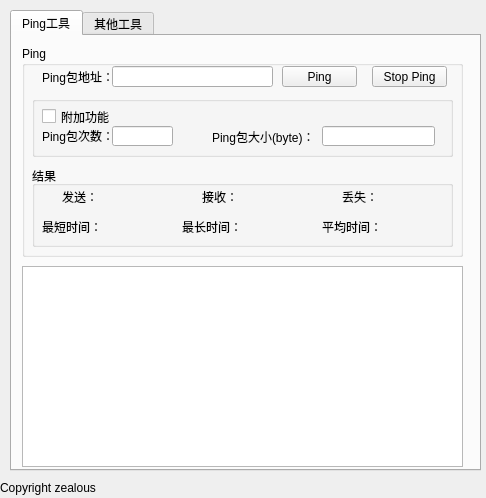
<?xml version="1.0" encoding="UTF-8"?>
<ui version="4.0">
 <class>Form</class>
 <widget class="QWidget" name="Form">
  <property name="geometry">
   <rect>
    <x>0</x>
    <y>0</y>
    <width>486</width>
    <height>498</height>
   </rect>
  </property>
  <property name="windowTitle">
   <string>ITtools</string>
  </property>
  <property name="windowIcon">
   <iconset>
    <normaloff>rec.ico</normaloff>rec.ico</iconset>
  </property>
  <widget class="QTabWidget" name="tabWidget">
   <property name="geometry">
    <rect>
     <x>10</x>
     <y>10</y>
     <width>471</width>
     <height>461</height>
    </rect>
   </property>
   <property name="currentIndex">
    <number>0</number>
   </property>
   <widget class="QWidget" name="pingTab">
    <attribute name="title">
     <string>Ping工具</string>
    </attribute>
    <widget class="QPlainTextEdit" name="pingplainTextEdit">
     <property name="geometry">
      <rect>
       <x>10</x>
       <y>230</y>
       <width>441</width>
       <height>201</height>
      </rect>
     </property>
     <property name="readOnly">
      <bool>true</bool>
     </property>
    </widget>
    <widget class="QGroupBox" name="groupBox">
     <property name="geometry">
      <rect>
       <x>10</x>
       <y>10</y>
       <width>441</width>
       <height>211</height>
      </rect>
     </property>
     <property name="toolTip">
      <string>&lt;html&gt;&lt;head/&gt;&lt;body&gt;&lt;p&gt;Ping 包测试&lt;/p&gt;&lt;/body&gt;&lt;/html&gt;</string>
     </property>
     <property name="title">
      <string>Ping</string>
     </property>
     <widget class="QLabel" name="label">
      <property name="geometry">
       <rect>
        <x>20</x>
        <y>20</y>
        <width>71</width>
        <height>21</height>
       </rect>
      </property>
      <property name="text">
       <string>Ping包地址：</string>
      </property>
     </widget>
     <widget class="QLineEdit" name="pingAddressLineEdit">
      <property name="geometry">
       <rect>
        <x>90</x>
        <y>20</y>
        <width>161</width>
        <height>21</height>
       </rect>
      </property>
     </widget>
     <widget class="QGroupBox" name="groupBox_2">
      <property name="geometry">
       <rect>
        <x>10</x>
        <y>120</y>
        <width>421</width>
        <height>81</height>
       </rect>
      </property>
      <property name="title">
       <string>结果</string>
      </property>
      <widget class="QLabel" name="label_4">
       <property name="geometry">
        <rect>
         <x>30</x>
         <y>20</y>
         <width>41</width>
         <height>21</height>
        </rect>
       </property>
       <property name="text">
        <string>发送：</string>
       </property>
      </widget>
      <widget class="QLabel" name="pingSendLabel">
       <property name="geometry">
        <rect>
         <x>70</x>
         <y>20</y>
         <width>61</width>
         <height>21</height>
        </rect>
       </property>
       <property name="text">
        <string/>
       </property>
      </widget>
      <widget class="QLabel" name="label_6">
       <property name="geometry">
        <rect>
         <x>310</x>
         <y>20</y>
         <width>41</width>
         <height>21</height>
        </rect>
       </property>
       <property name="text">
        <string>丢失：</string>
       </property>
      </widget>
      <widget class="QLabel" name="pingLoseLabel">
       <property name="geometry">
        <rect>
         <x>350</x>
         <y>20</y>
         <width>54</width>
         <height>21</height>
        </rect>
       </property>
       <property name="text">
        <string/>
       </property>
      </widget>
      <widget class="QLabel" name="label_8">
       <property name="geometry">
        <rect>
         <x>170</x>
         <y>20</y>
         <width>41</width>
         <height>21</height>
        </rect>
       </property>
       <property name="text">
        <string>接收：</string>
       </property>
      </widget>
      <widget class="QLabel" name="pingReceptLabel">
       <property name="geometry">
        <rect>
         <x>210</x>
         <y>20</y>
         <width>61</width>
         <height>21</height>
        </rect>
       </property>
       <property name="text">
        <string/>
       </property>
      </widget>
      <widget class="QLabel" name="pingLtimeLabel">
       <property name="geometry">
        <rect>
         <x>210</x>
         <y>50</y>
         <width>61</width>
         <height>21</height>
        </rect>
       </property>
       <property name="text">
        <string/>
       </property>
      </widget>
      <widget class="QLabel" name="label_11">
       <property name="geometry">
        <rect>
         <x>290</x>
         <y>50</y>
         <width>61</width>
         <height>21</height>
        </rect>
       </property>
       <property name="text">
        <string>平均时间：</string>
       </property>
      </widget>
      <widget class="QLabel" name="label_12">
       <property name="geometry">
        <rect>
         <x>150</x>
         <y>50</y>
         <width>61</width>
         <height>21</height>
        </rect>
       </property>
       <property name="text">
        <string>最长时间：</string>
       </property>
      </widget>
      <widget class="QLabel" name="label_13">
       <property name="geometry">
        <rect>
         <x>10</x>
         <y>50</y>
         <width>61</width>
         <height>21</height>
        </rect>
       </property>
       <property name="text">
        <string>最短时间：</string>
       </property>
      </widget>
      <widget class="QLabel" name="pingAtimeLabel">
       <property name="geometry">
        <rect>
         <x>350</x>
         <y>50</y>
         <width>61</width>
         <height>21</height>
        </rect>
       </property>
       <property name="text">
        <string/>
       </property>
      </widget>
      <widget class="QLabel" name="pingStimeLabel">
       <property name="geometry">
        <rect>
         <x>70</x>
         <y>50</y>
         <width>61</width>
         <height>21</height>
        </rect>
       </property>
       <property name="text">
        <string/>
       </property>
      </widget>
     </widget>
     <widget class="QPushButton" name="pingPushButton">
      <property name="geometry">
       <rect>
        <x>260</x>
        <y>20</y>
        <width>75</width>
        <height>21</height>
       </rect>
      </property>
      <property name="text">
       <string>Ping</string>
      </property>
     </widget>
     <widget class="QGroupBox" name="groupBox_6">
      <property name="geometry">
       <rect>
        <x>10</x>
        <y>50</y>
        <width>421</width>
        <height>61</height>
       </rect>
      </property>
      <property name="title">
       <string/>
      </property>
      <widget class="QLabel" name="label_3">
       <property name="geometry">
        <rect>
         <x>180</x>
         <y>30</y>
         <width>101</width>
         <height>21</height>
        </rect>
       </property>
       <property name="text">
        <string>Ping包大小(byte)：</string>
       </property>
      </widget>
      <widget class="QLabel" name="label_2">
       <property name="geometry">
        <rect>
         <x>10</x>
         <y>30</y>
         <width>71</width>
         <height>21</height>
        </rect>
       </property>
       <property name="text">
        <string>&lt;html&gt;&lt;head/&gt;&lt;body&gt;&lt;p&gt;Ping包次数：&lt;/p&gt;&lt;/body&gt;&lt;/html&gt;</string>
       </property>
      </widget>
      <widget class="QLineEdit" name="pingByteLineEdit">
       <property name="geometry">
        <rect>
         <x>290</x>
         <y>30</y>
         <width>113</width>
         <height>20</height>
        </rect>
       </property>
      </widget>
      <widget class="QCheckBox" name="pingCheckBox">
       <property name="geometry">
        <rect>
         <x>10</x>
         <y>10</y>
         <width>71</width>
         <height>21</height>
        </rect>
       </property>
       <property name="text">
        <string>附加功能</string>
       </property>
      </widget>
      <widget class="QLineEdit" name="pingCountLineEdit">
       <property name="geometry">
        <rect>
         <x>80</x>
         <y>30</y>
         <width>61</width>
         <height>20</height>
        </rect>
       </property>
      </widget>
     </widget>
     <widget class="QPushButton" name="pingStoppushButton">
      <property name="geometry">
       <rect>
        <x>350</x>
        <y>20</y>
        <width>75</width>
        <height>21</height>
       </rect>
      </property>
      <property name="text">
       <string>Stop Ping</string>
      </property>
     </widget>
    </widget>
   </widget>
   <widget class="QWidget" name="otherTab">
    <attribute name="title">
     <string>其他工具</string>
    </attribute>
    <widget class="QPlainTextEdit" name="otherPlainTextEdit">
     <property name="geometry">
      <rect>
       <x>10</x>
       <y>210</y>
       <width>441</width>
       <height>221</height>
      </rect>
     </property>
     <property name="readOnly">
      <bool>true</bool>
     </property>
    </widget>
    <widget class="QGroupBox" name="groupBox_3">
     <property name="geometry">
      <rect>
       <x>10</x>
       <y>10</y>
       <width>441</width>
       <height>61</height>
      </rect>
     </property>
     <property name="title">
      <string>IPconfig</string>
     </property>
     <widget class="QPushButton" name="ipconfigALLpushButton">
      <property name="geometry">
       <rect>
        <x>20</x>
        <y>20</y>
        <width>81</width>
        <height>23</height>
       </rect>
      </property>
      <property name="text">
       <string>显示网卡信息</string>
      </property>
     </widget>
     <widget class="QPushButton" name="ipconfigFlushdnspushButton">
      <property name="geometry">
       <rect>
        <x>120</x>
        <y>20</y>
        <width>81</width>
        <height>23</height>
       </rect>
      </property>
      <property name="text">
       <string>刷新DNS</string>
      </property>
     </widget>
     <widget class="QPushButton" name="ipconfigReleasepushButton">
      <property name="geometry">
       <rect>
        <x>220</x>
        <y>20</y>
        <width>91</width>
        <height>23</height>
       </rect>
      </property>
      <property name="text">
       <string>释放网卡IP</string>
      </property>
     </widget>
     <widget class="QPushButton" name="ipconfigRenewpushButton">
      <property name="geometry">
       <rect>
        <x>330</x>
        <y>20</y>
        <width>91</width>
        <height>23</height>
       </rect>
      </property>
      <property name="text">
       <string>重新获取网卡IP</string>
      </property>
     </widget>
    </widget>
    <widget class="QGroupBox" name="groupBox_4">
     <property name="geometry">
      <rect>
       <x>10</x>
       <y>80</y>
       <width>441</width>
       <height>61</height>
      </rect>
     </property>
     <property name="title">
      <string>查询域名解析</string>
     </property>
     <widget class="QPushButton" name="nslookupPushButton">
      <property name="geometry">
       <rect>
        <x>20</x>
        <y>20</y>
        <width>81</width>
        <height>23</height>
       </rect>
      </property>
      <property name="text">
       <string>nslookup</string>
      </property>
     </widget>
     <widget class="QLineEdit" name="nslookupLineEdit">
      <property name="geometry">
       <rect>
        <x>110</x>
        <y>20</y>
        <width>181</width>
        <height>21</height>
       </rect>
      </property>
     </widget>
     <widget class="QCheckBox" name="nslookupCheckBox">
      <property name="geometry">
       <rect>
        <x>300</x>
        <y>20</y>
        <width>101</width>
        <height>21</height>
       </rect>
      </property>
      <property name="text">
       <string>通过谷歌解析</string>
      </property>
     </widget>
    </widget>
    <widget class="QGroupBox" name="groupBox_5">
     <property name="geometry">
      <rect>
       <x>10</x>
       <y>150</y>
       <width>441</width>
       <height>51</height>
      </rect>
     </property>
     <property name="title">
      <string>路由跟踪</string>
     </property>
     <widget class="QLineEdit" name="tracertLineEdit">
      <property name="geometry">
       <rect>
        <x>110</x>
        <y>20</y>
        <width>181</width>
        <height>21</height>
       </rect>
      </property>
     </widget>
     <widget class="QPushButton" name="tracertPushButton">
      <property name="geometry">
       <rect>
        <x>20</x>
        <y>20</y>
        <width>81</width>
        <height>23</height>
       </rect>
      </property>
      <property name="text">
       <string>tracert</string>
      </property>
     </widget>
     <widget class="QPushButton" name="tracertStoppushButton_2">
      <property name="geometry">
       <rect>
        <x>310</x>
        <y>20</y>
        <width>91</width>
        <height>23</height>
       </rect>
      </property>
      <property name="text">
       <string>Stop tracert</string>
      </property>
     </widget>
    </widget>
   </widget>
  </widget>
  <widget class="QLabel" name="copyrightlabel">
   <property name="geometry">
    <rect>
     <x>0</x>
     <y>480</y>
     <width>481</width>
     <height>16</height>
    </rect>
   </property>
   <property name="text">
    <string>Copyright zealous</string>
   </property>
  </widget>
 </widget>
 <resources/>
 <connections/>
</ui>
